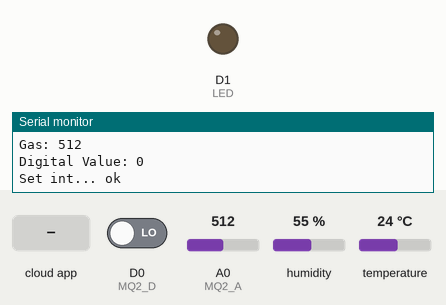
Recording of a sketch running on a simulated ESP8266 (NodeMCU). On the bench: output pins drawn as LEDs (lit = HIGH), the last lines printed to the serial monitor. The test bench sets the inputs (shaded band); at power-on: D0 (MQ2_D) LOW, A0 (MQ2_A) = 512, humidity 55 %, temperature 24 °C. WiFi joins after 1.5 s; servers stay silent unless stated; the Firebase database answers and starts empty.

Above: at 2.7 s.
2.8 s: the phone or cloud app sets lamp1 to 1
At 3.6 s:
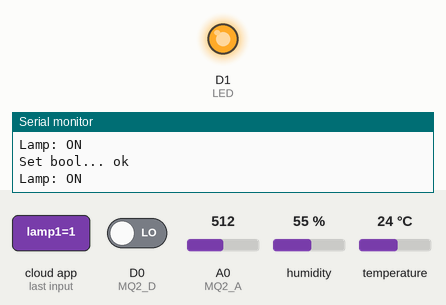
4.3 s: the phone or cloud app sets lamp1 to 0
At 5.5 s:
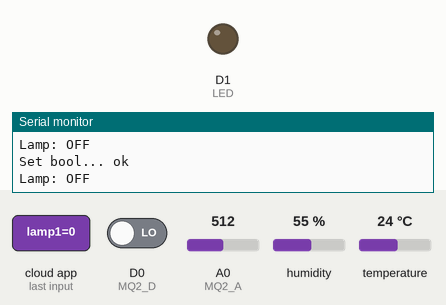
Timing chart, 0 to 7.3 s (numbered marks = the images above; inputs shaded):
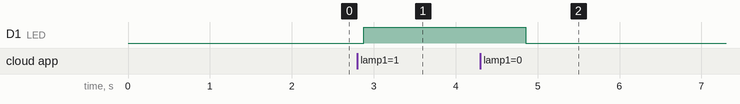

The sketch:

Hardware.ino
```cpp
#include <Arduino.h>
#include <ESP8266WiFi.h>
#include <FirebaseESP8266.h>
#include <DHT.h>


// Provide the RTDB payload printing info and other helper functions.
#include <addons/RTDBHelper.h>

/* 1. Define the WiFi credentials */
#define WIFI_SSID "IoT Lab"
#define WIFI_PASSWORD "IoT@123456"

// For the following credentials, see examples/Authentications/SignInAsUser/EmailPassword/EmailPassword.ino

/* 3. Define the RTDB URL */
#define DATABASE_URL "dht11-1ca81-default-rtdb.firebaseio.com" //<databaseName>.firebaseio.com or <databaseName>.<region>.firebasedatabase.app


// Define Firebase Data object
FirebaseData fbdo;

FirebaseAuth auth;
FirebaseConfig config;

#define MQ2_A A0 // define MQ2 analog pin
#define MQ2_D D0 // define MQ2 digital pin
#define LED D1
#define DHTPIN 14    // Chân dữ liệu của DHT 11 , với NodeMCU chân D5 GPIO là 14
#define DHTTYPE DHT11   // DHT 11

DHT dht(DHTPIN, DHTTYPE);

int A_value, D_value;

bool lamp1 = false;

unsigned long sendDataPrevMillis = 0;

unsigned long count = 0;

void setup()
{

  Serial.begin(115200);
  pinMode(MQ2_A, INPUT);
  pinMode(MQ2_D, INPUT);
  pinMode(LED, OUTPUT);
  digitalWrite(LED, LOW);

  WiFi.begin(WIFI_SSID, WIFI_PASSWORD);

  Serial.print("Connecting to Wi-Fi");
  unsigned long ms = millis();
  while (WiFi.status() != WL_CONNECTED)
  {
    Serial.print(".");
    delay(300);
  }

  dht.begin();
  Serial.println();
  Serial.print("Connected with IP: ");
  Serial.println(WiFi.localIP());
  Serial.println();

  Serial.printf("Firebase Client v%s\n\n", FIREBASE_CLIENT_VERSION);

  /* Assign the RTDB URL (required) */
  config.database_url = DATABASE_URL;

  config.signer.test_mode = true;
  /* Assign the callback function for the long running token generation task */

  // Comment or pass false value when WiFi reconnection will control by your code or third party library e.g. WiFiManager
  Firebase.reconnectNetwork(true);

  // Since v4.4.x, BearSSL engine was used, the SSL buffer need to be set.
  // Large data transmission may require larger RX buffer, otherwise connection issue or data read time out can be occurred.
  fbdo.setBSSLBufferSize(4096 /* Rx buffer size in bytes from 512 - 16384 */, 1024 /* Tx buffer size in bytes from 512 - 16384 */);

  Firebase.begin(&config, &auth);

}

void loop()
{
  A_value = analogRead(MQ2_A);
  D_value = digitalRead(MQ2_D);
  float h = dht.readHumidity();
  float t = dht.readTemperature();

  if (isnan(h) || isnan(t)) {
    Serial.println("Failed to read from DHT sensor!");
    return;
  }

  if (millis() - sendDataPrevMillis > 2000 )
  {
    sendDataPrevMillis = millis();

    // Serial.print("Nhiet do: ");
    // Serial.print(t);
    // Serial.print("*C ");
    Serial.printf("Nhiet do: %f°C \n", t);
    Serial.printf("Set float... %s\n", Firebase.setFloat(fbdo, "/Nhiet do", t) ? "ok" : fbdo.errorReason().c_str());
    // Serial.print("Do am: ");
    // Serial.print(h);
    // Serial.print("% ");
    Serial.printf("Do am: %f% \n", h);
    Serial.printf("Set float... %s\n", Firebase.setFloat(fbdo, "/Do am", h) ? "ok" : fbdo.errorReason().c_str());


    Serial.printf("Gas: %d\n", A_value);
    Serial.printf("Digital Value: %d\n", D_value);
    Serial.printf("Set int... %s\n", Firebase.setInt(fbdo, "/Khi gas", A_value) ? "ok" : fbdo.errorReason().c_str());
  }

    Serial.printf("Set bool... %s\n", Firebase.getBool(fbdo, F("/device/lamp1"), &lamp1) ? "ok" : fbdo.errorReason().c_str());

  if(lamp1){
      digitalWrite(LED, HIGH);
      Serial.printf("Lamp: ON\n");
  }
  else {
      digitalWrite(LED, LOW);
      Serial.printf("Lamp: OFF\n");
  }

}
```

Measured:
- after the input at 2.8 s, D1 (LED): LOW → HIGH after 0.08 s
- after the input at 4.3 s, D1 (LED): HIGH → LOW after 0.56 s
